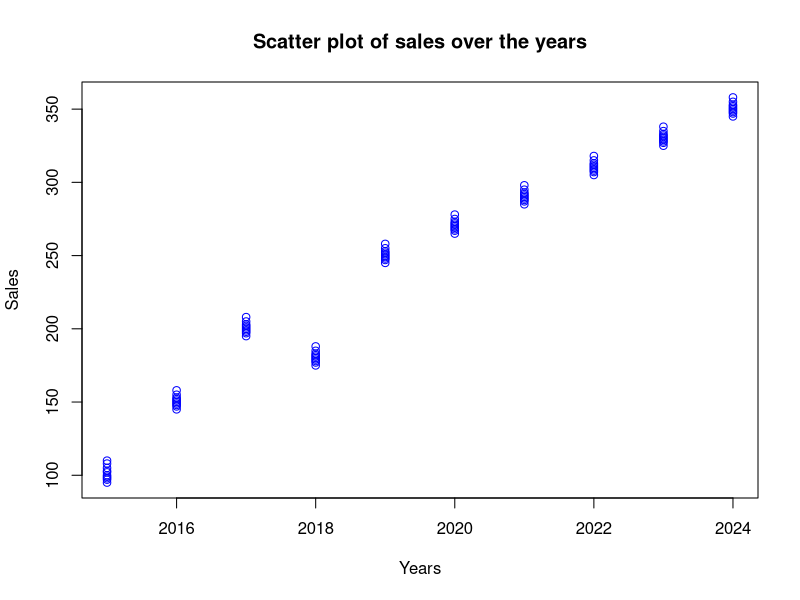

The R script that drew this image:
# SCATTER PLOT
# Load data from CSV
data <- read.csv("datasets/business_data.csv")

# Scatter plot
plot(data$Years, data$Sales,
     main = "Scatter plot of sales over the years",
     xlab = "Years",
     ylab = "Sales",
     col = "blue")
